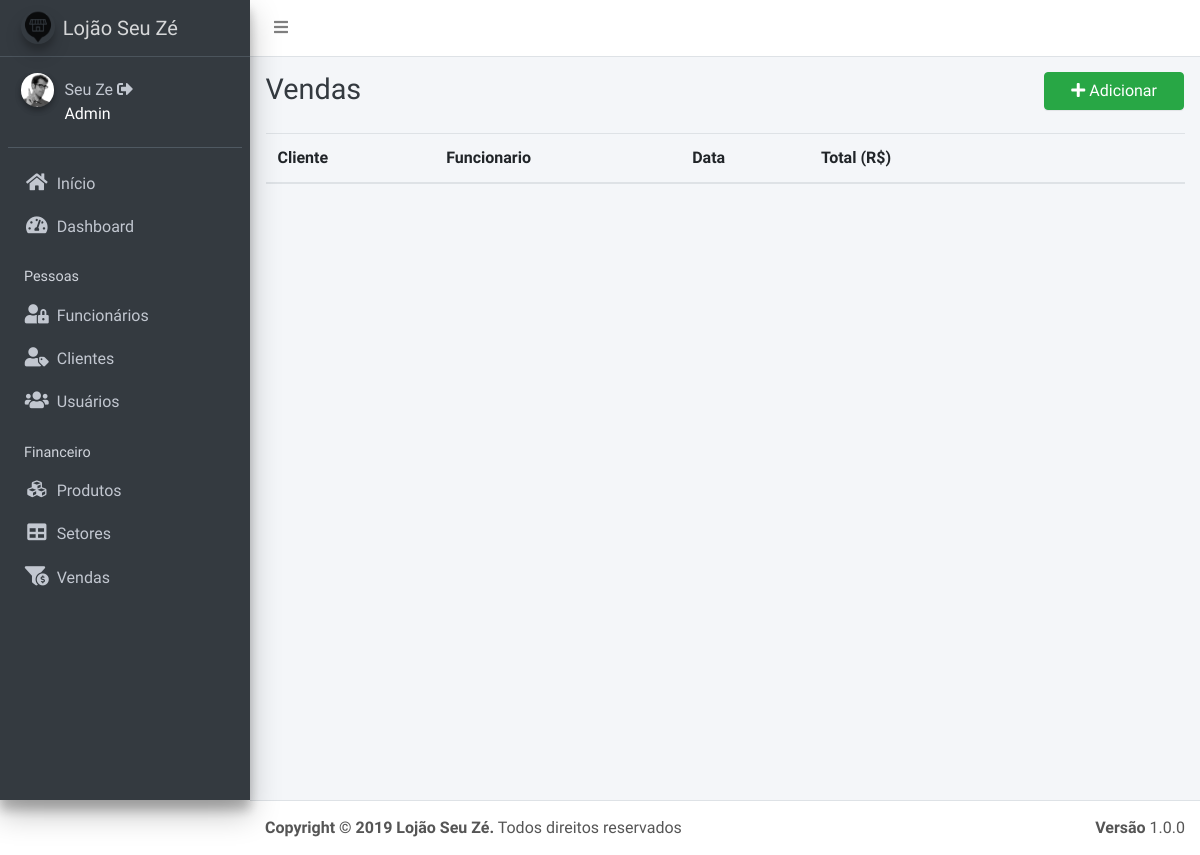
The page /listaVendas.php (signed in) on the database as committed earlier.
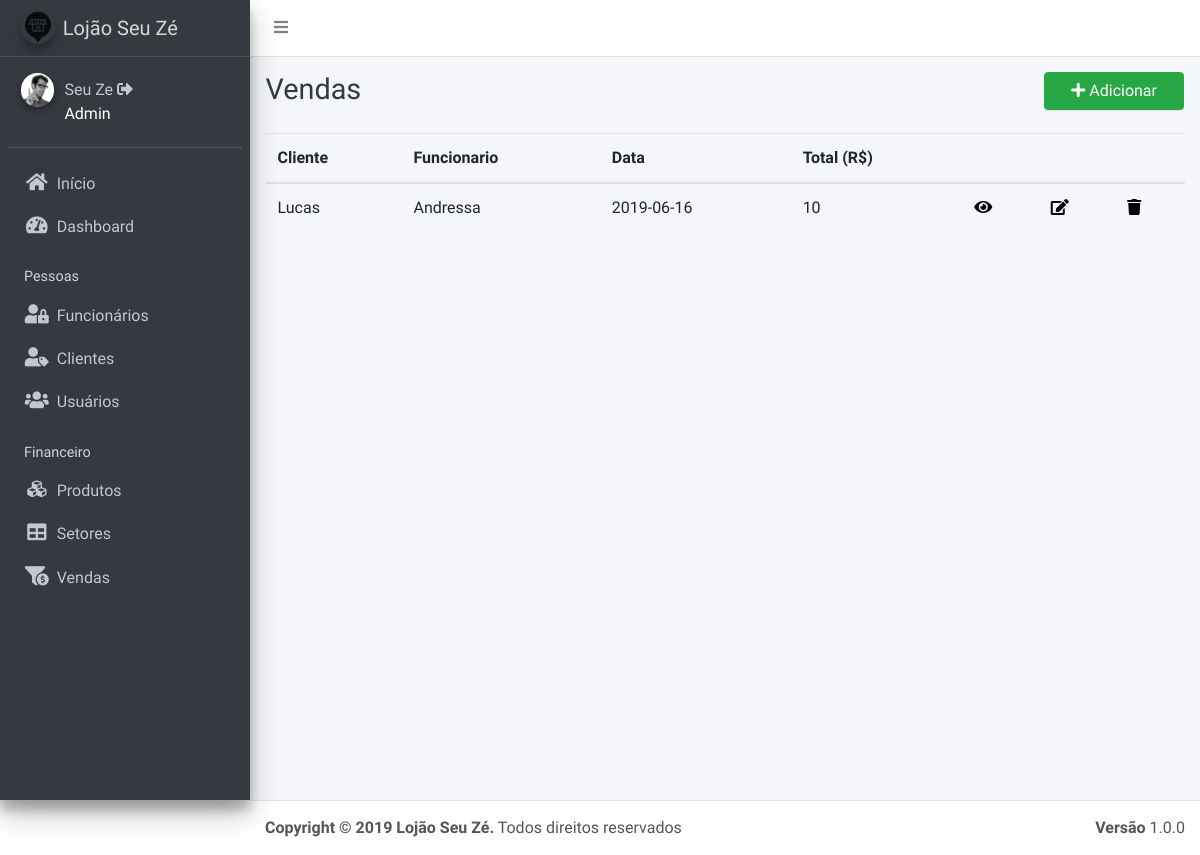
The same page on the database as committed later.
### tables this page shows
CREATE TABLE `vendas` (
  `id` int(11) NOT NULL,
  `cliente` int(11) NOT NULL,
  `funcionario` int(11) NOT NULL,
  `data` varchar(14) NOT NULL,
  `desconto` float NOT NULL,
  `total` float NOT NULL
);

CREATE TABLE `usuarios` (
  `id` int(11) NOT NULL,
  `email` varchar(20) NOT NULL,
  `senha` varchar(40) NOT NULL,
  `tipo` varchar(11) NOT NULL,
  `nome` varchar(50) NOT NULL,
  `telefone` varchar(12) NOT NULL,
  `cpf` varchar(14) NOT NULL,
  `endereco` varchar(40) NOT NULL,
  `complemento` varchar(40) DEFAULT NULL,
  `cidade` varchar(40) NOT NULL,
  `estado` varchar(40) NOT NULL,
  `cep` varchar(10) NOT NULL,
  `cnpj` varchar(40) DEFAULT NULL,
  `nid` varchar(10) DEFAULT NULL,
  `salario` varchar(11) DEFAULT NULL,
  `cargo` varchar(40) DEFAULT NULL
);

### listaVendas.php (the view, shortened to what this page needs)
<?php require ('header.php'); ?>
<?php require ('dashboard.php'); ?>
<?php
if($_SESSION['cargo']=="Administrador"){
$sql = "SELECT * FROM vendas ORDER BY id ASC";
$result = $conexao->query($sql);
?>
  <div class="content-wrapper">
    <div class="content-header">
      <div class="container-fluid">
        <div class="row mb-2">
          <div class="col-sm-3">
            <h1 class="m-0 text-dark">Vendas</h1>
          </div>
          <div class="col-sm-3">
          </div>
          <div class="col-sm-4">
          </div>
          <div class="col-sm-2">
            <a href="insertVenda.php"><button type="button" class="btn btn-block btn-success"><i class="nav-icon fa fa-plus"></i> Adicionar</button></a>
          </div>
        </div>
      </div>
    </div>
    <section class="content">
      <div class="container-fluid">
        <div class="row">
          <section class="col-lg-12 connectedSortable">
            <table id="tabelinha" class="table table-hover">
              <thead>
                <tr>
                  <th>Cliente</th>
                  <th>Funcionario</th>
                  <th>Data</th>
                  <th>Total (R$)</th>
                  <th></th>
                  <th></th>
                  <th></th>
                </tr>
              </thead>
              <tbody>
                <?php
                if ($result->num_rows > 0) {
                    while ($row = $result->fetch_assoc()) {
                        echo "<tr href='viewVenda.php?id=".$row['id']."' >";
                        $cliente = "SELECT usuarios.nome FROM `vendas` INNER JOIN `usuarios` WHERE vendas.cliente=usuarios.id AND vendas.id=$row[id];";
                        $resultado = $conexao->query($cliente);
                        $linha = $resultado->fetch_assoc();
                        echo "<td>" .$linha['nome'] . "</td>";
                        $funcionario = "SELECT usuarios.nome FROM `vendas` INNER JOIN `usuarios` WHERE vendas.funcionario=usuarios.id AND vendas.id=$row[id];";
                        $resultado = $conexao->query($funcionario);
                        $linha = $resultado->fetch_assoc();
                        echo "<td>" .$linha['nome'] . "</td>";
                        echo "<td>" .$row["data"] . "</td>";
                        echo "<td>" .$row["total"] . "</td>";
                      ?>
                        <td><a href="viewVenda.php?id=<?php echo $row['id'];?>" style="text-decoration: none;color: #000;" data-toggle="tooltip" title="Visualizar"><i class="fa fa-eye"></i></a></td>
                        <td><a href="updateVenda.php?id=<?php echo $row['id'];?>" style="text-decoration: none;color: #000;" data-toggle="tooltip" title="Editar"><i class="fa fa-edit"></i></a></td>
                        <td><a href="#" onclick="excluir(<?php echo $row['id'];?>)" style="text-decoration: none;color: #000;" data-toggle="tooltip" title="Excluir"><i class="fa fa-trash"></i></a></td>
                      <?php
                      echo "</tr>";
                    }
                }
                ?>
              </tbody>
            </table>
          </section>
        </div>
      </div>
    </section>
  </div>
<?php
  }
?>
<?php require ('footer.php');?>

Rows that differ between the two databases and show on the page:
added vendas: nome "Lucas", funcionario.nome "Andressa", data "2019-06-16", total "10"
